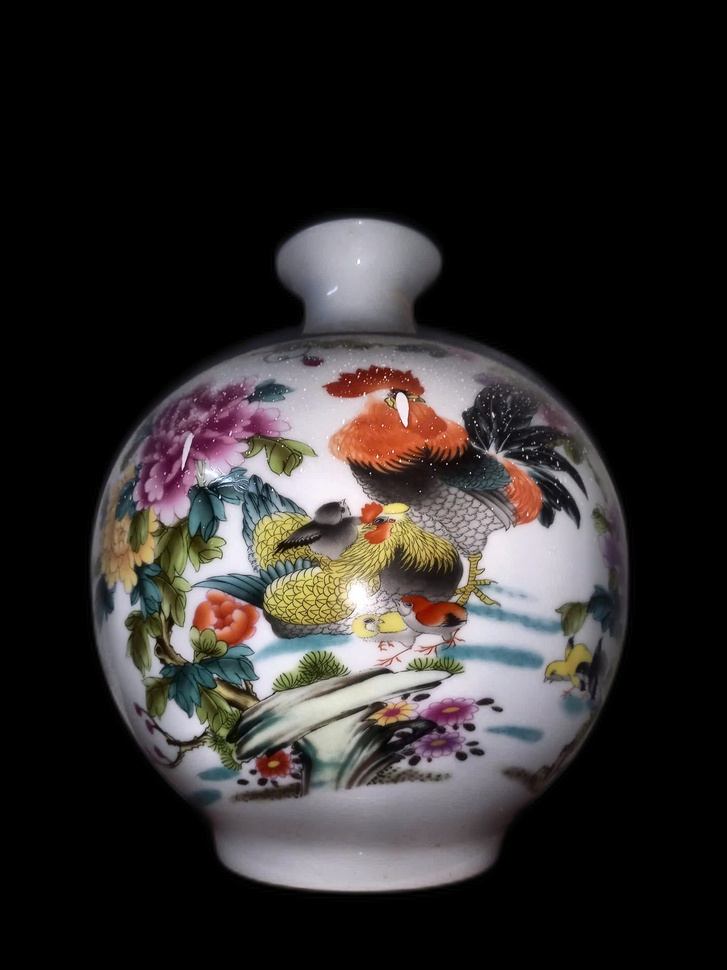
#> input picture image-damage-detection/images/1.jpg, 727 x 970 px, shrunk from 1920 x 2560 before the run
$ python -i geometry.py   (imports and definitions only)
#> lines starting #> are read from the running program, lines starting #| are printed output that depends on the picture; after the words box and inside, x2 and y2 are one past the last pixel; in counts of white or black regions, pixels touching at a corner belong together
#> further down, picture is the input picture: shape (970, 727, 3); mean B, G, R 42.2, 42.9, 46.4
import cv2
import numpy as np


class GeometryFeature:

    def build_mask(self, image):

        gray = cv2.cvtColor(image, cv2.COLOR_BGR2GRAY)
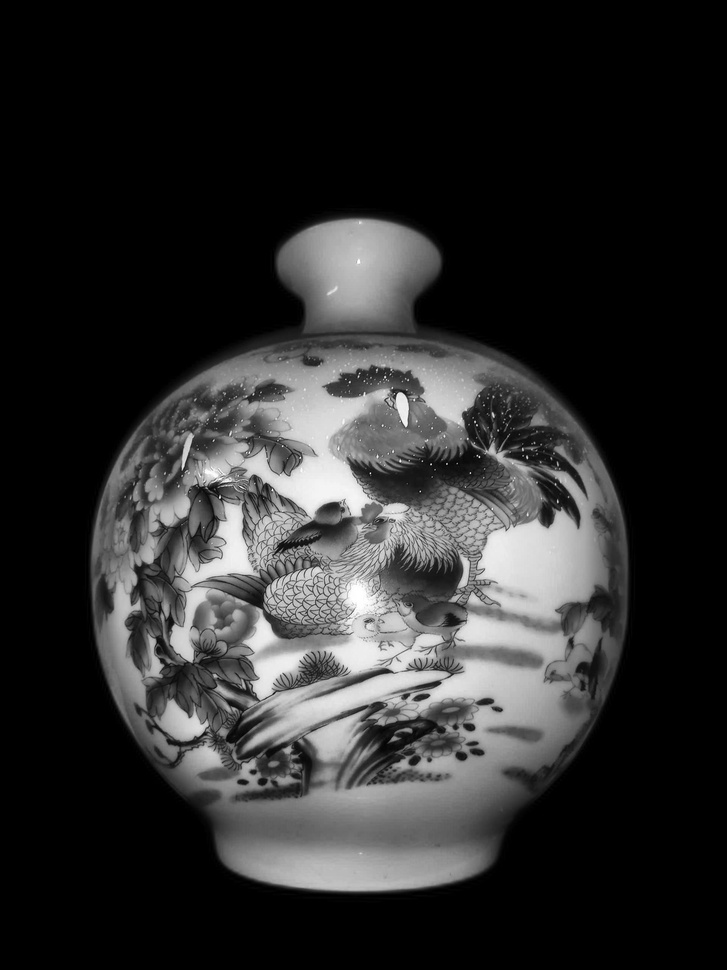
#> gray: shape (970, 727); min 0, max 255, mean 43.9

        blurred = cv2.GaussianBlur(gray, (5, 5), 0)

        _, thresh = cv2.threshold(blurred, 10, 255, cv2.THRESH_BINARY)
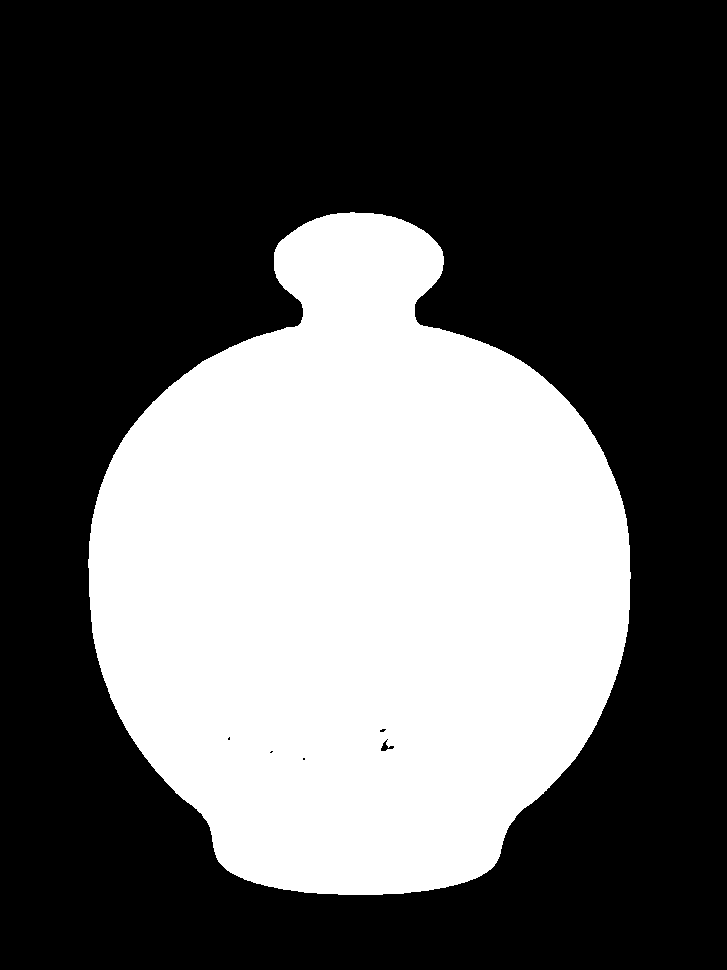
#> thresh: shape (970, 727); 37.1% white; 1 white region, box (x1, y1, x2, y2) and area: (88, 212, 631, 895) 261829

        kernel = cv2.getStructuringElement(cv2.MORPH_ELLIPSE, (5, 5))

        mask = cv2.morphologyEx(thresh, cv2.MORPH_CLOSE, kernel, iterations=2)
#> mask: shape (970, 727); 37.1% white; 1 white region, box (x1, y1, x2, y2) and area: (88, 212, 631, 895) 261919
        mask = cv2.morphologyEx(mask, cv2.MORPH_OPEN, kernel, iterations=1)
#> mask: shape (970, 727); 37.1% white; 1 white region, box (x1, y1, x2, y2) and area: (88, 212, 631, 895) 261918

        num_labels, labels, stats, _ = cv2.connectedComponentsWithStats(mask)
#> labels: shape (970, 727) int32; values 0 (black) and 1 (white), 37.1% white; 1 white region
#> num_labels = 2; stats = [[0, 0, 727, 970, 443272], [88, 212, 543, 683, 261918]]

        if num_labels <= 1:
            return mask

        largest_label = 1 + np.argmax(stats[1:, cv2.CC_STAT_AREA])
#> largest_label = 1

        return np.where(labels == largest_label, 255, 0).astype("uint8")

    def extract(self, image):

        thresh = self.build_mask(image)

        # Lưu mask để kiểm tra
        cv2.imwrite("debug_mask.png", thresh)

        contours, _ = cv2.findContours(
            thresh,
            cv2.RETR_EXTERNAL,
            cv2.CHAIN_APPROX_SIMPLE
        )
#> contours = 1 contour; box (x1, y1, x2, y2) and area: (88, 212, 631, 895) 261000

        if not contours:
            raise Exception("Object not found.")

        contour = max(contours, key=cv2.contourArea)
#> contour = contour of 878 points, box (x1, y1, x2, y2) (88, 212, 631, 895), area 261000

        object_area = cv2.contourArea(contour)
#> object_area = 260999.5
        perimeter = cv2.arcLength(contour, True)
#> perimeter = 2137

        x, y, w, h = cv2.boundingRect(contour)
#> x = 88; y = 212; w = 543; h = 683

        # Debug contour
        debug = image.copy()
        cv2.drawContours(debug, [contour], -1, (0, 255, 0), 2)
        cv2.rectangle(debug, (x, y), (x + w, y + h), (255, 0, 0), 2)
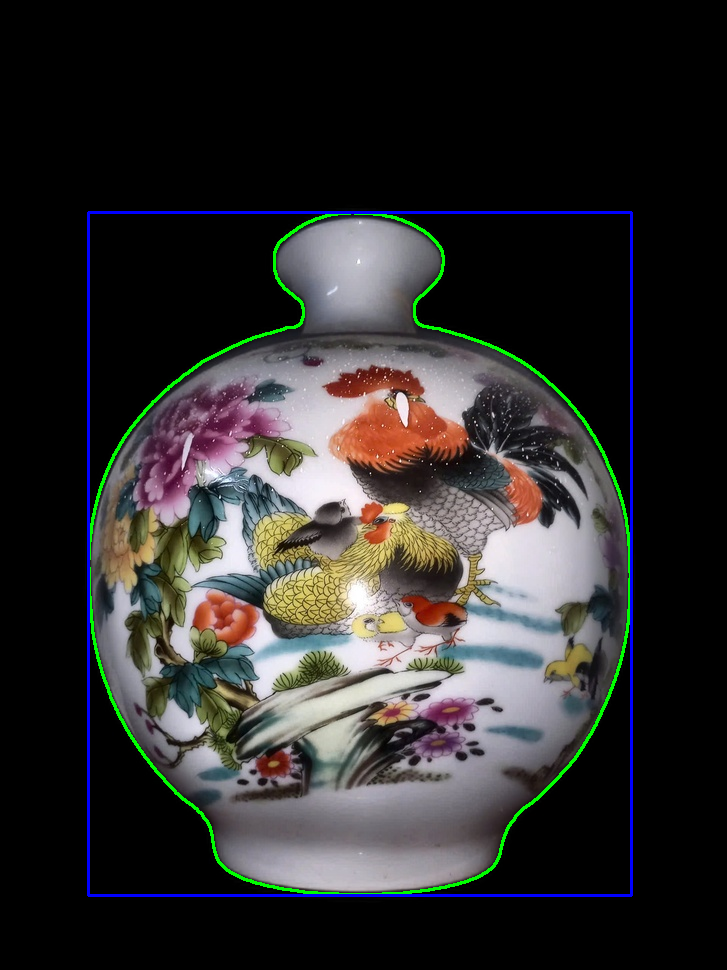
#> debug: shape (970, 727, 3); mean B, G, R 44.7, 45.1, 46.2

        cv2.imwrite("debug_contour.png", debug)

        return {
            "object_area": object_area,
            "perimeter": perimeter,
            "width": w,
            "height": h,
            "bbox": [x, y, w, h]
        }

>>> import cv2
>>> picture = cv2.imread('images/1.jpg')
>>> result = GeometryFeature().extract(picture)
#> result = {'object_area': 260999.5, 'perimeter': 2137, 'width': 543, 'height': 683, 'bbox': [88, 212, 543, 683]}
